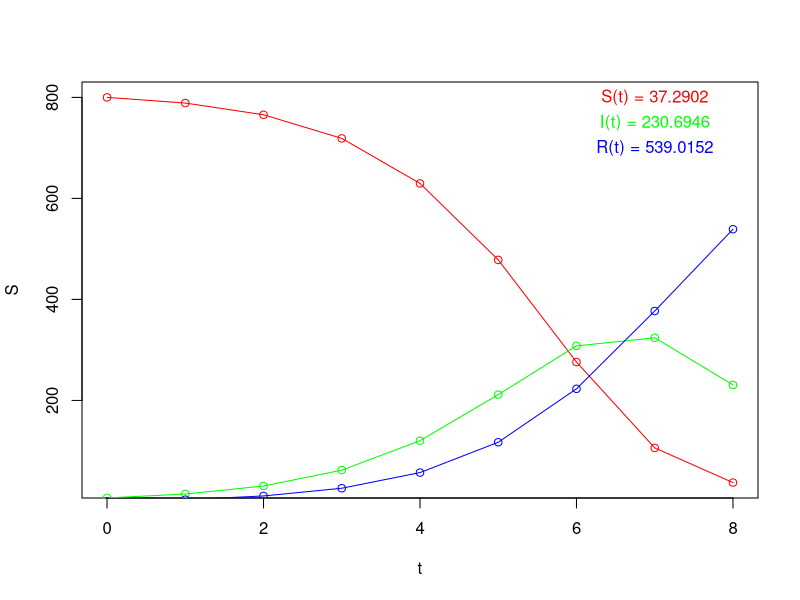

The R source for this figure:
S <- c()
I <- c()
R <- c()

S[1] <- 800
I[1] <- 7
R[1] <- 0
delta_t <- 1

t <- seq(0, 8, by = delta_t)
beta <- 0.002
gamma <- 0.5

for (i in 1:(length(t)-1)) {
  S[i+1] = S[i] - (beta * I[i] * S[i]) * delta_t
  
  I[i+1] = I[i] + (beta * I[i] * S[i] - gamma * I[i]) * delta_t
  
  R[i+1] = R[i] + (gamma * I[i]) * delta_t
}


plot(S~t, col="red")
lines(S~t, col="red")
lines(I~t, col="green")
points(I~t, col="green")
lines(R~t, col="blue")
points(R~t, col="blue")

text(7, 800, paste0("S(t) = ", round(S[length(t)], 4)), col = "red")
text(7, 750, paste0("I(t) = ", round(I[length(t)], 4)), col = "green")
text(7, 700, paste0("R(t) = ", round(R[length(t)], 4)), col = "blue")

